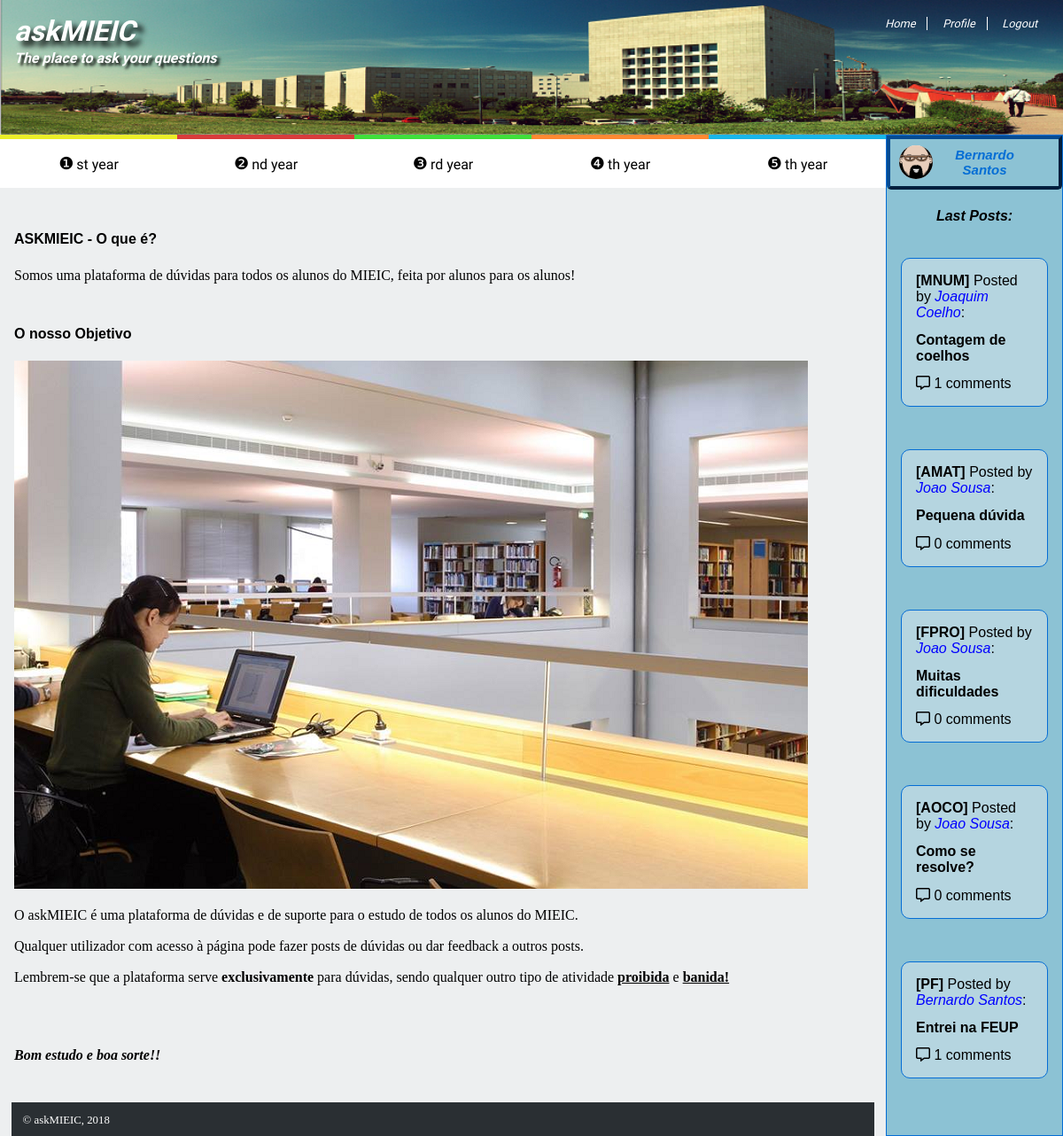
/pages/main.php (signed in), run on the app's committed database.
### tables this page shows
CREATE TABLE User (id INTEGER PRIMARY KEY CHECK (id >= 201000000 and id <= 201999999), name VARCHAR NOT NULL, email VARCHAR NOT NULL CHECK (email LIKE "%@%.%"), password VARCHAR NOT NULL);

CREATE TABLE Post (id INTEGER PRIMARY KEY, subject INTEGER REFERENCES Subject (id) ON DELETE CASCADE NOT NULL, title VARCHAR NOT NULL, text VARCHAR NOT NULL, datetime DATETIME NOT NULL, creator INTEGER REFERENCES User (id) ON DELETE CASCADE NOT NULL, points INTEGER NOT NULL DEFAULT (0));

CREATE TABLE Subject (id INTEGER PRIMARY KEY, name VARCHAR NOT NULL UNIQUE, year INTEGER NOT NULL);

### pages/main.php (called while the page is built)
<?php
    include_once('../templates/header&footer.php');
    draw_header();
    draw_menu();
    draw_footer();
?>

### database/session.php (called while the page is built, shortened)
<?php
  function getUserID()
  {
    if (isset($_SESSION['id'])) {
        return $_SESSION['id'];
    } else {
        return null;
    }
  }
?>

### database/users.php (called while the page is built, shortened)
<?php
  function getUser($id) {
    global $db;
    try {
      $stmt = $db->prepare('SELECT * FROM User WHERE id = ?');
      $stmt->execute(array($id));
      return $stmt->fetch();
    }
    catch(PDOException $e) {
      return null;
    }
  }
  function getUserImage($user_id){
    $path = "../images/users/thumbs_small/$user_id.png";
    if(file_exists($path)){
      return $path;
    } else return "../images/users/default.png";
  }
?>

### database/posts.php (called while the page is built, shortened)
<?php
  function getPostsByMostRecent() {
    global $db;
    try {
      $stmt = $db->prepare('SELECT * FROM Post ORDER BY datetime DESC');
      $stmt->execute();
      return $stmt->fetchAll();
    }
    catch(PDOException $e) {
      return null;
    }
  }
  function getCommentsFromPost($postID) {
    global $db;
    try {
      $stmt = $db->prepare('SELECT * FROM Comment WHERE post = ?');
      $stmt->execute(array($postID));
      return $stmt->fetchAll();
    }
    catch(PDOException $e) {
      return null;
    }
  }
  function getSubjectName($subjectID){
    global $db;
    try {
      $stmt = $db->prepare('SELECT name FROM Subject WHERE id = ?');
      $stmt->execute(array($subjectID));
      return $stmt->fetch();
    }
    catch(PDOException $e) {
      return false;
    }
  }
?>

### templates/posts_list.php (the view, shortened to what this page needs)
<?php
  include_once('../database/users.php');
  include_once('../database/session.php');
?>
<?php function draw_minified_posts($posts) {
      ?>
  <section id="posts">
  <?php
    if (!empty($posts)) {
      for ($index = 0; $index < 5 && $index < sizeof($posts); $index++) {
        draw_minified_post($posts[$index]);
      }
    } else {
        echo "There are no posts available!";
    } ?>
  </section>
<?php
  }
?>
<?php function draw_minified_post($post) {
  ?>
  <article class="post">
    <span class="subject"><?=getSubjectName($post['subject'])['name']?></span>
    <span class="user"><a href="../pages/profile.php?user=<?=getUser($post['creator'])['id']?>&csrf=<?=$_SESSION['csrf']?>"><?=getUser($post['creator'])['name']?></a></span>
    <header><h2><?=htmlspecialchars($post['title'])?></h2></header>
    <span class="comment_num"><a href="../pages/single_post.php?post=<?=$post['id']?>&csrf=<?=$_SESSION['csrf']?>"><i class="far fa-comment-alt"></i>&nbsp<?=sizeof(getCommentsFromPost($post['id']))?></a></span>
  </article>
<?php } ?>

### templates/header&footer.php (shortened to what this page needs)
<?php
    include_once('../database/session.php');
    include_once('../database/users.php');
    include_once('../database/posts.php');
    include_once('../templates/posts_list.php');
?>
<?php function draw_header(){ ?>
    <!DOCTYPE html>
    <html lang="en-US">
    <head>
        <link href="../css/style.css" rel="stylesheet">
        <link href="../css/responsive.css" rel="stylesheet">
        <link rel="stylesheet" href="https://use.fontawesome.com/releases/v5.3.1/css/all.css">
    </head>
    <body>
        <header>
            <h1><a href="../pages/main.php">askMIEIC</a></h1>
            <h2>The place to ask your questions</h2>
            <div id="signup">
                <a href="../pages/main.php">Home</a>
                <?php
                if(getUserID() == null) { ?>
                    <a href="../pages/register.php">Register</a>
                    <a href="../pages/login.php">Login</a>
                <?php } else { ?>
                    <a href="../pages/profile.php?user=<?=getUserID()?>&csrf=<?=$_SESSION['csrf']?>"><img id="profile_pic" src=<?=getUserImage(getUserID())?> alt="Profile picture"> Profile</a>
                    <a href="../actions/logout_action.php">Logout</a>
                <?php } ?>
            </div>
        </header>
<?php } ?>
<?php function draw_menu(){ ?>
        <nav id="menu">
            <ul>
                <li><a href="../pages/year_page.php?year=1&csrf=<?=$_SESSION['csrf']?>">st year</a></li>
                <li><a href="../pages/year_page.php?year=2&csrf=<?=$_SESSION['csrf']?>">nd year</a></li>
                <li><a href="../pages/year_page.php?year=3&csrf=<?=$_SESSION['csrf']?>">rd year</a></li>
                <li><a href="../pages/year_page.php?year=4&csrf=<?=$_SESSION['csrf']?>">th year</a></li>
                <li><a href="../pages/year_page.php?year=5&csrf=<?=$_SESSION['csrf']?>">th year</a></li>
            </ul>
        </nav>
        <aside id="profile">
          <div>
            <h3>
              <?php
                if(getUserID() !== null) { ?>
                  <img id="profile_pic" src=<?=getUserImage(getUserID())?> alt="Profile picture">
                  <a href="../pages/profile.php?user=<?=getUserID()?>&csrf=<?=$_SESSION['csrf']?>"><?php echo getUser(getUserID())['name']?></a>
              <?php }
                else {?>
                  <img id="profile_pic" src="../images/users/default.png" alt="Profile picture"><a href="../pages/login.php">Profile</a>
              <?php  }?>
            </h3>
            <h4>Last Posts:</h4>
            <?php
              $posts = getPostsByMostRecent();
              draw_minified_posts($posts);
            ?>
          </div>
        </aside>
        <section id="main_section">
          <section id="init_description">
            <article>
                <h1>ASKMIEIC - O que é?</h1>
                <p> Somos uma plataforma de dúvidas para todos os alunos do MIEIC, feita por alunos para os alunos!</p>
            </article>
          </section>
          <section id="objective">
            <article>
                <header>
                    <h1>O nosso Objetivo</h1>
                </header>
                <img src="../images/FEUP_Library.png" alt="FEUP_Library">
                <p>O askMIEIC é uma plataforma de dúvidas e de suporte para o estudo de todos os alunos do MIEIC.</p>
                <p>Qualquer utilizador com acesso à página pode fazer posts de dúvidas ou dar feedback a outros posts.</p>
                <p>Lembrem-se que a plataforma serve <strong>exclusivamente</strong> para dúvidas, sendo qualquer outro tipo de atividade <ins><strong>proibida</strong></ins> e <ins><strong>banida!</strong></ins></p>
                <br><br>
                <p><em><strong>Bom estudo e boa sorte!!</strong></em></p>
            </article>
          </section>
        </section>
<?php } ?>
<?php function draw_footer(){  ?>
    <footer>
        <p>&copy; askMIEIC, 2018</p>
    </footer>
    </body>
    </html>
 <?php } ?>

### css/style.css (style rules this page uses)
body { background-color: #edeff0; margin: 0 auto; display: grid; grid-template-columns: [start] 5fr [middle] 1fr [end]; grid-template-rows: [start] auto [nav] auto [news] 1fr [footer] auto [end]; }
body > header { grid-column: start / end; background: url(../images/FEUP_YARD.png) no-repeat left top; background-size: cover; height:7.5em; }
#menu { grid-column: start; }
aside { grid-column: middle; grid-row: nav / end; }
#main_section { grid-column: start; grid-row: news; margin: auto 1em; }
#init_description { margin-bottom: 3em; }
body > footer { grid-row: footer; }
body > header { background-color: #046dd5; font-style: italic; color: white; padding: 1em; display: grid; grid-template-columns: 1fr auto; grid-template-rows: 1fr 2fr; font-family: "Love Ya Like A Sister", 'Verdana', sans-serif; }
body > header h1, body > header h2 { margin: 0; text-shadow: .2em .2em .2em black; }
body > header h1 { grid-column: 1; grid-row: 1; }
body > header h2 { grid-column: 1; grid-row: 2; }
body > header #signup { grid-column: 2; grid-row: 1; }
body > header a { color: white; text-decoration: none; }
body > header #signup a:nth-child(1),body > header #signup a:nth-child(2) { border-right: 1px solid white; }
body > header #signup a { padding: 0 1em; }
body > header #signup a:first-child { padding-left: 0; }
aside#profile { border: 1px solid #046dd5; background-color: #8cc2d4; }
aside#profile > div h3 { display:flex; align-items: center; font-style: italic; text-align: center; border: 4px outset #044b92; border-bottom-left-radius: 5px; border-bottom-right-radius: 5px; margin: 0 auto; padding: 0.4em 0; }
aside#profile > div h3 a { color: #046dd5; text-decoration: none; font-size: 0.8em; padding-right: 2em; }
aside#profile div img { background-color: white; width: 20%; height: 20%; margin:0 5px 0 10px; border-radius: 50%; }
aside#profile > div h4 { font-style: italic; text-align: center; }
#menu ul { margin: 0; padding: 0; }
#menu li { background-color: white; text-align: center; list-style-type: none; padding: 1em 0; }
#menu li a { color: black; text-decoration: none; font-family: "Love Ya Like A Sister" , 'Verdana', sans-serif; }
#menu li:nth-child(1):before { content:'\2776 '; font-size: 1.2em; margin-right: 3px; }
#menu li:nth-child(2):before { content:'\2777'; font-size: 1.2em; margin-right: 3px; }
#menu li:nth-child(3):before { content:'\2778'; font-size: 1.2em; margin-right: 3px; }
#menu li:nth-child(4):before { content:'\2779'; font-size: 1.2em; margin-right: 3px; }
#menu li:nth-child(5):before { content:'\277A'; font-size: 1.2em; margin-right: 3px; }
body > footer { background-color: #2a2f33; color: white; padding: 1em; margin: auto 1em; height: 1em; display: flex; }
body > footer p { margin: 0; }
body { font-family: 'Verdana', sans-serif; }
p { font-family: "Georgia", serif; line-height: 1.2em; }
header h2 { font-size: 1em; }
header a { font-size: 0.8em; }
header h1 a { font-size: 1em; }
footer { font-size: 0.8em; }
#menu li:nth-child(1) { border-top: 5px solid #ebee29; }
#menu li:nth-child(2) { border-top: 5px solid #d83c3c; }
#menu li:nth-child(3) { border-top: 5px solid #40df3b; }
#menu li:nth-child(4) { border-top: 5px solid #ff8932; }
#menu li:nth-child(5) { border-top: 5px solid #19b6e9; }
#menu ul { display: flex; flex-direction: row; }
#menu li { display: block; flex: 1; }
.user { font-style: italic; }
.user a { text-decoration: none; color:blue; }
#posts { position: relative; margin: 1em; display: inline-block; font-family: 'Verdana', sans-serif; font-size: 1em; }
.post { margin-bottom: 3em; border: 1px solid #046dd5; background-color: #b5d5e0; border-radius: 10px; padding: 1em; }
.post > .subject { font-style: normal; font-weight: bold; }
.post > .subject:before { font-style: normal; font-weight: bold; content: '['; }
.post > .subject:after { font-style: normal; font-weight: bold; content: ']'; }
.post > .user:before { font-style: normal; content: 'Posted by '; }
.post > .user:after { font-style: normal; content: ':'; }
.post > .comment_num > a:after { font-style: normal; content: ' comments'; }
.post > .comment_num > a { color: #000000; text-decoration: none; }

### data on the page
user: name "Bernardo Santos"
post: subject.name "MNUM", creator.name "Joaquim Coelho", title "Contagem de coelhos", sizeof(getCommentsFromPost($post['id'])) "1"
post: subject.name "AMAT", creator.name "Joao Sousa", title "Pequena dúvida", sizeof(getCommentsFromPost($post['id'])) "0"
post: subject.name "FPRO", creator.name "Joao Sousa", title "Muitas dificuldades", sizeof(getCommentsFromPost($post['id'])) "0"
post: subject.name "AOCO", creator.name "Joao Sousa", title "Como se resolve?", sizeof(getCommentsFromPost($post['id'])) "0"
post: subject.name "PF", creator.name "Bernardo Santos", title "Entrei na FEUP", sizeof(getCommentsFromPost($post['id'])) "1"
